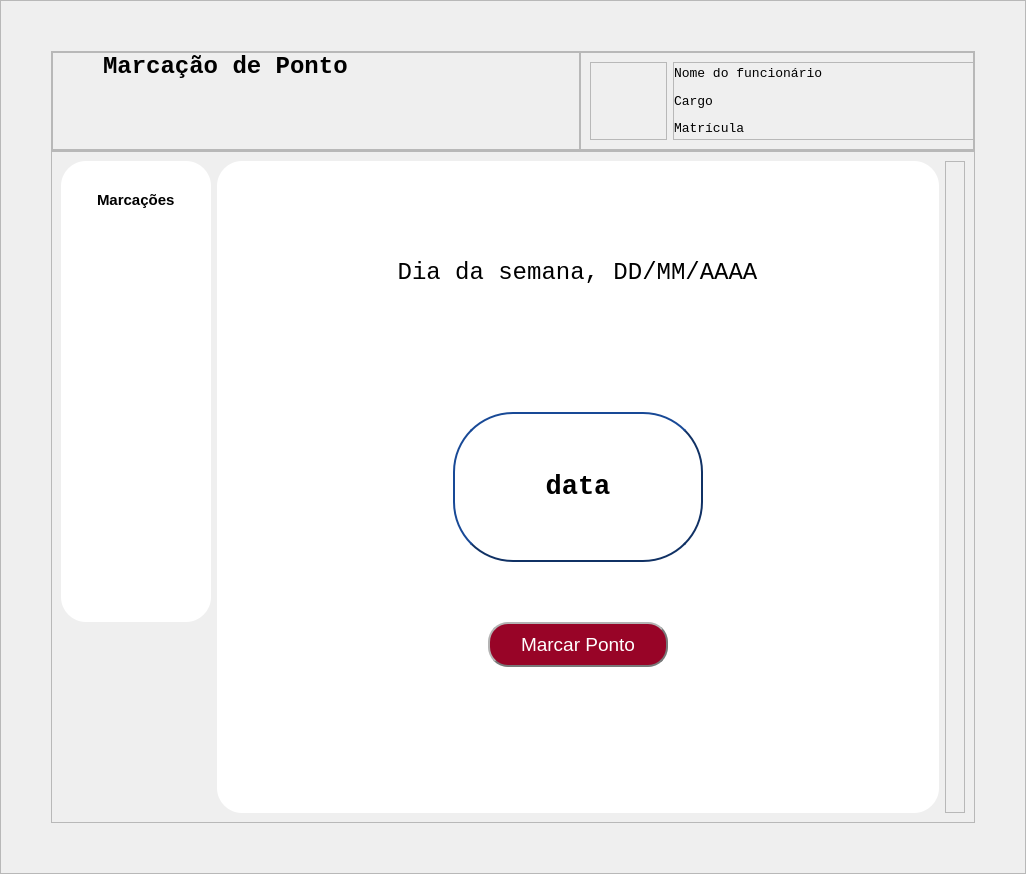
      <widget class="QWidget" name="user_marcaponto_pg">
       <layout class="QHBoxLayout" name="horizontalLayout_13">
        <property name="spacing">
         <number>0</number>
        </property>
        <property name="leftMargin">
         <number>0</number>
        </property>
        <property name="topMargin">
         <number>0</number>
        </property>
        <property name="rightMargin">
         <number>0</number>
        </property>
        <property name="bottomMargin">
         <number>0</number>
        </property>
        <item>
         <widget class="QFrame" name="frame_35">
          <property name="styleSheet">
           <string notr="true"/>
          </property>
          <property name="frameShape">
           <enum>QFrame::StyledPanel</enum>
          </property>
          <property name="frameShadow">
           <enum>QFrame::Raised</enum>
          </property>
          <layout class="QVBoxLayout" name="verticalLayout_40">
           <property name="spacing">
            <number>0</number>
           </property>
           <property name="leftMargin">
            <number>50</number>
           </property>
           <property name="topMargin">
            <number>50</number>
           </property>
           <property name="rightMargin">
            <number>50</number>
           </property>
           <property name="bottomMargin">
            <number>50</number>
           </property>
           <item>
            <widget class="QFrame" name="info_bar_grid">
             <property name="minimumSize">
              <size>
               <width>924</width>
               <height>100</height>
              </size>
             </property>
             <property name="maximumSize">
              <size>
               <width>924</width>
               <height>100</height>
              </size>
             </property>
             <property name="frameShape">
              <enum>QFrame::StyledPanel</enum>
             </property>
             <property name="frameShadow">
              <enum>QFrame::Raised</enum>
             </property>
             <layout class="QHBoxLayout" name="horizontalLayout_16">
              <property name="spacing">
               <number>0</number>
              </property>
              <property name="leftMargin">
               <number>0</number>
              </property>
              <property name="topMargin">
               <number>0</number>
              </property>
              <property name="rightMargin">
               <number>0</number>
              </property>
              <property name="bottomMargin">
               <number>0</number>
              </property>
              <item>
               <widget class="QFrame" name="title_marc_grid">
                <property name="maximumSize">
                 <size>
                  <width>530</width>
                  <height>100</height>
                 </size>
                </property>
                <property name="frameShape">
                 <enum>QFrame::StyledPanel</enum>
                </property>
                <property name="frameShadow">
                 <enum>QFrame::Raised</enum>
                </property>
                <layout class="QVBoxLayout" name="verticalLayout_43">
                 <property name="spacing">
                  <number>0</number>
                 </property>
                 <property name="leftMargin">
                  <number>50</number>
                 </property>
                 <property name="topMargin">
                  <number>0</number>
                 </property>
                 <property name="rightMargin">
                  <number>0</number>
                 </property>
                 <property name="bottomMargin">
                  <number>0</number>
                 </property>
                 <item alignment="Qt::AlignTop">
                  <widget class="QLabel" name="title_marc_text">
                   <property name="font">
                    <font>
                     <family>Lucida Console</family>
                     <pointsize>18</pointsize>
                     <weight>75</weight>
                     <bold>true</bold>
                    </font>
                   </property>
                   <property name="text">
                    <string>Marcação de Ponto</string>
                   </property>
                  </widget>
                 </item>
                </layout>
               </widget>
              </item>
              <item>
               <widget class="QFrame" name="func_info_grid">
                <property name="minimumSize">
                 <size>
                  <width>0</width>
                  <height>0</height>
                 </size>
                </property>
                <property name="maximumSize">
                 <size>
                  <width>394</width>
                  <height>100</height>
                 </size>
                </property>
                <property name="frameShape">
                 <enum>QFrame::StyledPanel</enum>
                </property>
                <property name="frameShadow">
                 <enum>QFrame::Raised</enum>
                </property>
                <layout class="QHBoxLayout" name="horizontalLayout_15">
                 <item alignment="Qt::AlignHCenter">
                  <widget class="QFrame" name="frame_37">
                   <property name="maximumSize">
                    <size>
                     <width>90</width>
                     <height>16777215</height>
                    </size>
                   </property>
                   <property name="frameShape">
                    <enum>QFrame::StyledPanel</enum>
                   </property>
                   <property name="frameShadow">
                    <enum>QFrame::Raised</enum>
                   </property>
                   <layout class="QVBoxLayout" name="verticalLayout_42">
                    <property name="spacing">
                     <number>0</number>
                    </property>
                    <property name="leftMargin">
                     <number>0</number>
                    </property>
                    <property name="topMargin">
                     <number>0</number>
                    </property>
                    <property name="rightMargin">
                     <number>0</number>
                    </property>
                    <property name="bottomMargin">
                     <number>0</number>
                    </property>
                    <item>
                     <widget class="QLabel" name="user_icon3">
                      <property name="minimumSize">
                       <size>
                        <width>75</width>
                        <height>75</height>
                       </size>
                      </property>
                      <property name="maximumSize">
                       <size>
                        <width>75</width>
                        <height>75</height>
                       </size>
                      </property>
                      <property name="text">
                       <string/>
                      </property>
                      <property name="pixmap">
                       <pixmap resource="icons.qrc">:/icons/telas e icons/icons/Bianca/Icones e Imagens/IconeFuncionario2.svg</pixmap>
                      </property>
                      <property name="scaledContents">
                       <bool>true</bool>
                      </property>
                      <property name="alignment">
                       <set>Qt::AlignCenter</set>
                      </property>
                     </widget>
                    </item>
                   </layout>
                  </widget>
                 </item>
                 <item>
                  <widget class="QFrame" name="user_info">
                   <property name="minimumSize">
                    <size>
                     <width>319</width>
                     <height>0</height>
                    </size>
                   </property>
                   <property name="maximumSize">
                    <size>
                     <width>319</width>
                     <height>100</height>
                    </size>
                   </property>
                   <property name="frameShape">
                    <enum>QFrame::StyledPanel</enum>
                   </property>
                   <property name="frameShadow">
                    <enum>QFrame::Raised</enum>
                   </property>
                   <layout class="QVBoxLayout" name="verticalLayout_41">
                    <property name="leftMargin">
                     <number>0</number>
                    </property>
                    <property name="topMargin">
                     <number>0</number>
                    </property>
                    <property name="rightMargin">
                     <number>0</number>
                    </property>
                    <property name="bottomMargin">
                     <number>0</number>
                    </property>
                    <item>
                     <widget class="QLabel" name="username_txt">
                      <property name="font">
                       <font>
                        <family>Lucida Console</family>
                        <pointsize>10</pointsize>
                        <weight>50</weight>
                        <bold>false</bold>
                       </font>
                      </property>
                      <property name="text">
                       <string>Nome do funcionário</string>
                      </property>
                     </widget>
                    </item>
                    <item>
                     <widget class="QLabel" name="cargo_txt">
                      <property name="font">
                       <font>
                        <family>Lucida Console</family>
                        <pointsize>10</pointsize>
                       </font>
                      </property>
                      <property name="text">
                       <string>Cargo</string>
                      </property>
                     </widget>
                    </item>
                    <item>
                     <widget class="QLabel" name="matricula_txt">
                      <property name="font">
                       <font>
                        <family>Lucida Console</family>
                        <pointsize>10</pointsize>
                       </font>
                      </property>
                      <property name="text">
                       <string>Matrícula</string>
                      </property>
                     </widget>
                    </item>
                   </layout>
                  </widget>
                 </item>
                </layout>
               </widget>
              </item>
             </layout>
            </widget>
           </item>
           <item>
            <widget class="QFrame" name="frame_marc_grid">
             <property name="frameShape">
              <enum>QFrame::StyledPanel</enum>
             </property>
             <property name="frameShadow">
              <enum>QFrame::Raised</enum>
             </property>
             <layout class="QHBoxLayout" name="horizontalLayout_14">
              <item alignment="Qt::AlignTop">
               <widget class="QFrame" name="esq_adequar">
                <property name="minimumSize">
                 <size>
                  <width>150</width>
                  <height>461</height>
                 </size>
                </property>
                <property name="maximumSize">
                 <size>
                  <width>150</width>
                  <height>438</height>
                 </size>
                </property>
                <property name="styleSheet">
                 <string notr="true">background-color: rgb(255, 255, 255);
border-radius: 25px;
border-style: outset;

</string>
                </property>
                <property name="frameShape">
                 <enum>QFrame::StyledPanel</enum>
                </property>
                <property name="frameShadow">
                 <enum>QFrame::Raised</enum>
                </property>
                <layout class="QVBoxLayout" name="verticalLayout_59">
                 <item>
                  <widget class="QFrame" name="frame_47">
                   <property name="minimumSize">
                    <size>
                     <width>0</width>
                     <height>60</height>
                    </size>
                   </property>
                   <property name="maximumSize">
                    <size>
                     <width>16777215</width>
                     <height>60</height>
                    </size>
                   </property>
                   <property name="frameShape">
                    <enum>QFrame::StyledPanel</enum>
                   </property>
                   <property name="frameShadow">
                    <enum>QFrame::Raised</enum>
                   </property>
                   <layout class="QVBoxLayout" name="verticalLayout_57">
                    <item alignment="Qt::AlignHCenter">
                     <widget class="QLabel" name="label_22">
                      <property name="font">
                       <font>
                        <pointsize>11</pointsize>
                        <weight>75</weight>
                        <bold>true</bold>
                       </font>
                      </property>
                      <property name="text">
                       <string>Marcações</string>
                      </property>
                     </widget>
                    </item>
                   </layout>
                  </widget>
                 </item>
                 <item>
                  <widget class="QFrame" name="frame_48">
                   <property name="frameShape">
                    <enum>QFrame::StyledPanel</enum>
                   </property>
                   <property name="frameShadow">
                    <enum>QFrame::Raised</enum>
                   </property>
                   <layout class="QVBoxLayout" name="verticalLayout_58">
                    <item alignment="Qt::AlignHCenter">
                     <widget class="QLabel" name="lbl_entrada">
                      <property name="font">
                       <font>
                        <pointsize>9</pointsize>
                       </font>
                      </property>
                      <property name="text">
                       <string/>
                      </property>
                     </widget>
                    </item>
                    <item alignment="Qt::AlignHCenter">
                     <widget class="QLabel" name="lbl_intervalo_inicio">
                      <property name="font">
                       <font>
                        <pointsize>9</pointsize>
                       </font>
                      </property>
                      <property name="text">
                       <string/>
                      </property>
                     </widget>
                    </item>
                    <item alignment="Qt::AlignHCenter">
                     <widget class="QLabel" name="lbl_intervalo_retorno">
                      <property name="font">
                       <font>
                        <pointsize>9</pointsize>
                       </font>
                      </property>
                      <property name="text">
                       <string/>
                      </property>
                     </widget>
                    </item>
                    <item alignment="Qt::AlignHCenter">
                     <widget class="QLabel" name="lbl_saida">
                      <property name="font">
                       <font>
                        <pointsize>9</pointsize>
                       </font>
                      </property>
                      <property name="text">
                       <string/>
                      </property>
                     </widget>
                    </item>
                    <item>
                     <widget class="QLabel" name="auxiliardegrid1">
                      <property name="font">
                       <font>
                        <pointsize>9</pointsize>
                       </font>
                      </property>
                      <property name="text">
                       <string/>
                      </property>
                      <property name="alignment">
                       <set>Qt::AlignCenter</set>
                      </property>
                     </widget>
                    </item>
                    <item alignment="Qt::AlignHCenter">
                     <widget class="QLabel" name="auxiliardegrid2">
                      <property name="font">
                       <font>
                        <pointsize>9</pointsize>
                       </font>
                      </property>
                      <property name="text">
                       <string/>
                      </property>
                     </widget>
                    </item>
                   </layout>
                  </widget>
                 </item>
                </layout>
               </widget>
              </item>
              <item>
               <widget class="QFrame" name="frame_15">
                <property name="styleSheet">
                 <string notr="true">background-color: rgb(255, 255, 255);
border-radius: 25px;
border-style: outset;
</string>
                </property>
                <property name="frameShape">
                 <enum>QFrame::StyledPanel</enum>
                </property>
                <property name="frameShadow">
                 <enum>QFrame::Raised</enum>
                </property>
                <layout class="QVBoxLayout" name="verticalLayout_36">
                 <item>
                  <widget class="QFrame" name="frame_20">
                   <property name="frameShape">
                    <enum>QFrame::StyledPanel</enum>
                   </property>
                   <property name="frameShadow">
                    <enum>QFrame::Raised</enum>
                   </property>
                   <layout class="QVBoxLayout" name="verticalLayout_38">
                    <item alignment="Qt::AlignHCenter|Qt::AlignVCenter">
                     <widget class="QLabel" name="lbl_dia">
                      <property name="font">
                       <font>
                        <family>Lucida Console</family>
                        <pointsize>18</pointsize>
                       </font>
                      </property>
                      <property name="text">
                       <string>Dia da semana, DD/MM/AAAA</string>
                      </property>
                      <property name="alignment">
                       <set>Qt::AlignCenter</set>
                      </property>
                     </widget>
                    </item>
                   </layout>
                  </widget>
                 </item>
                 <item>
                  <widget class="QFrame" name="frame_22">
                   <property name="frameShape">
                    <enum>QFrame::StyledPanel</enum>
                   </property>
                   <property name="frameShadow">
                    <enum>QFrame::Raised</enum>
                   </property>
                   <layout class="QVBoxLayout" name="verticalLayout_37">
                    <item alignment="Qt::AlignHCenter|Qt::AlignVCenter">
                     <widget class="QLabel" name="lbl_data">
                      <property name="minimumSize">
                       <size>
                        <width>250</width>
                        <height>150</height>
                       </size>
                      </property>
                      <property name="maximumSize">
                       <size>
                        <width>250</width>
                        <height>16777215</height>
                       </size>
                      </property>
                      <property name="font">
                       <font>
                        <family>Lucida Console</family>
                        <pointsize>20</pointsize>
                        <weight>75</weight>
                        <bold>true</bold>
                       </font>
                      </property>
                      <property name="styleSheet">
                       <string notr="true">border-radius: 60px;
border-style: outset;
border-width: 2px;
border-color: rgb(16, 49, 100)</string>
                      </property>
                      <property name="text">
                       <string>data</string>
                      </property>
                      <property name="alignment">
                       <set>Qt::AlignCenter</set>
                      </property>
                     </widget>
                    </item>
                   </layout>
                  </widget>
                 </item>
                 <item>
                  <widget class="QFrame" name="frame_34">
                   <property name="font">
                    <font>
                     <family>Lucida Console</family>
                     <pointsize>14</pointsize>
                    </font>
                   </property>
                   <property name="frameShape">
                    <enum>QFrame::StyledPanel</enum>
                   </property>
                   <property name="frameShadow">
                    <enum>QFrame::Raised</enum>
                   </property>
                   <layout class="QVBoxLayout" name="verticalLayout_39">
                    <property name="spacing">
                     <number>0</number>
                    </property>
                    <property name="leftMargin">
                     <number>0</number>
                    </property>
                    <property name="topMargin">
                     <number>25</number>
                    </property>
                    <property name="rightMargin">
                     <number>0</number>
                    </property>
                    <property name="bottomMargin">
                     <number>0</number>
                    </property>
                    <item alignment="Qt::AlignHCenter|Qt::AlignTop">
                     <widget class="QPushButton" name="registra_ponto_btn">
                      <property name="minimumSize">
                       <size>
                        <width>180</width>
                        <height>45</height>
                       </size>
                      </property>
                      <property name="maximumSize">
                       <size>
                        <width>180</width>
                        <height>45</height>
                       </size>
                      </property>
                      <property name="font">
                       <font>
                        <pointsize>14</pointsize>
                       </font>
                      </property>
                      <property name="cursor">
                       <cursorShape>PointingHandCursor</cursorShape>
                      </property>
                      <property name="styleSheet">
                       <string notr="true">background-color: rgb(152, 4, 39);
color: rgb(255, 255, 255);
border-radius: 20px;
border-style: outset;
border-width: 2px;
border-color: rgb(120, 120, 120);</string>
                      </property>
                      <property name="text">
                       <string>Marcar Ponto</string>
                      </property>
                     </widget>
                    </item>
                   </layout>
                  </widget>
                 </item>
                </layout>
               </widget>
              </item>
              <item>
               <widget class="QFrame" name="dir_adequar">
                <property name="minimumSize">
                 <size>
                  <width>20</width>
                  <height>652</height>
                 </size>
                </property>
                <property name="maximumSize">
                 <size>
                  <width>20</width>
                  <height>652</height>
                 </size>
                </property>
                <property name="frameShape">
                 <enum>QFrame::StyledPanel</enum>
                </property>
                <property name="frameShadow">
                 <enum>QFrame::Raised</enum>
                </property>
               </widget>
              </item>
             </layout>
            </widget>
           </item>
          </layout>
         </widget>
        </item>
       </layout>
      </widget>
